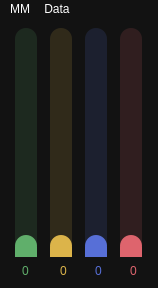
<?xml version="1.0" encoding="UTF-8"?>
<ui version="4.0">
 <class>MainWindow</class>
 <widget class="QMainWindow" name="MainWindow">
  <property name="geometry">
   <rect>
    <x>0</x>
    <y>0</y>
    <width>158</width>
    <height>288</height>
   </rect>
  </property>
  <property name="windowTitle">
   <string>MainWindow</string>
  </property>
  <property name="styleSheet">
   <string notr="true">QWidget {
	font: 11pt &quot;Poppins&quot;;
    background:#121212;
    color:rgb(255,255,255);
}


#wellbeing_spinbox {color:rgb(156,123,189); background:transparent; }
#wellbeing_spinbox:hover {color: rgb(216,183,249); }
#wellbeing_spinbox:focus {color: rgb(186,153,219); }

/* /////////////////////////////////////////////////////////////////////////////
QTextEdit
///////////////////////////////////////////////////////////////////////////// */
QTextEdit {
    border:none;
	font-size: 10pt;
}

/* /////////////////////////////////////////////////////////////////////////////
QToolTip
///////////////////////////////////////////////////////////////////////////// */
QToolTip {
    background: rgba(12, 12, 12,50);
    border: 1px solid  rgb(129, 179, 234);
    border-radius: 5px;
    padding:4px;
    text-align: left;
    color: rgb(255, 255, 255);
}

/* /////////////////////////////////////////////////////////////////////////////
QTimeEdit, QDoubleSpinBox, QSpinBox
///////////////////////////////////////////////////////////////////////////// */
QDoubleSpinBox,
QSpinBox {
    border:none;
}

/* /////////////////////////////////////////////////////////////////////////////
QLabel
///////////////////////////////////////////////////////////////////////////// */
QLabel {
    background:transparent;
}

/* /////////////////////////////////////////////////////////////////////////////
QComboBox
///////////////////////////////////////////////////////////////////////////// */
QComboBox {
    background-color: transparent; border:1px inset rgb(28,32,23); border-radius:2px; padding: 3px;
}

/* /////////////////////////////////////////////////////////////////////////////
QLineEdit
///////////////////////////////////////////////////////////////////////////// */
    QLineEdit {
    border:none;
    background: transparent;
}

/* /////////////////////////////////////////////////////////////////////////////
QCheckBox
///////////////////////////////////////////////////////////////////////////// */
QCheckBox::indicator {
    font-weight:bold;
    background-color: transparent;
    border: 2px solid rgb(255,255,255);
    border-radius: 6px;
    width: 8px;
    height: 8px;
    margin-left:8px;
    margin-right:8px;
}
QCheckBox::indicator:hover {
    border: 2px solid white;
}
QCheckBox::indicator:checked {
    background: rgb(255,255,255);
    border: 2px solid rgb(255,255,255);
}

/* /////////////////////////////////////////////////////////////////////////////
QSlider
///////////////////////////////////////////////////////////////////////////// */
QSlider:horizontal { 
    background:transparent;
}
QSlider::groove:horizontal {
    border-radius: 5px;
    height: 14px;
    margin: 0px;
    background:transparent;
    }

QSlider::groove:horizontal:hover {
    background: rgb(38, 38, 38);
}
QSlider::handle:horizontal {
    background: rgb(255, 255, 255);
    height: 17px;
    width: 15px;
    margin: 0px;
    border-radius:7px;
}
QSlider::sub-page:horizontal {
    background:transparent;
    border-radius: 10px;
}
QSlider::handle:horizontal:hover {
    background-color: white;
}
QSlider::handle:horizontal:pressed {
    background-color:white;
}


/* /////////////////////////////////////////////////////////////////////////////
Time/DateEdit
///////////////////////////////////////////////////////////////////////////// */
QTimeEdit,
QDateEdit {
    background-color: transparent;
    border:None;
}

/* //////////////////////////////////////////////////////////////////////////////
QTableView
////////////////////////////////////////////////////////////////////////////// */
QTableView {
    background-color: transparent;
    alternate-background-color: rgb(101, 147, 128);
    selection-background-color: #7e57c2;
    gridline-color: rgb(90, 90, 90);color:rgb(245,245,245);
}

QTableView::item {
    padding: 1px;
    background:rgb(216,79,79);
}
QTableView::item:selected {
    color: #fff;
    background:rgb(23, 23, 23);
}


/*
VERTICAL
///////////////////////////////////////////////////////////////////////////// */
QSlider::groove:vertical {
    border-radius: 11px;
    width: 22px;
    margin: 0px;
	background-color: rgba(33,33,33,100);
}

QSlider::groove:vertical:hover {
	background-color: rgba(44,44,44,100);	
}
QSlider::handle:vertical {
    background-color: rgb(255, 88, 71);
	border: none;
    height: 22px;
    width: 22px;
    margin: 0px;
	border-radius: 11px;
}
QSlider::handle:vertical:hover {
    background-color: rgb(195, 155, 255);
}
QSlider::handle:vertical:pressed {
    background-color: rgb(255, 121, 198);
}

/* ////////////////////////////////////////////////////////////////////////////////////////////////
									QScrollBar
//////////////////////////////////////////////////////////////////////////////////////////////// */
QScrollBar:horizontal {
	border: none;
    background:transparent;
    height: 12px;
    margin: 0px 10px 0px 10px;
    border-radius: 3px;
}
QScrollBar::handle:horizontal {
    background: rgb(22,22,22);
    min-width:24px;
    border-radius: 4px;
}
QScrollBar::add-line:horizontal {
    border: none;
    background: transparent;
    width: 20px;
    border-top-right-radius: 4px;
    border-bottom-right-radius: 4px;
    subcontrol-position: right;
    subcontrol-origin: margin;
}
QScrollBar::sub-line:horizontal {
    border: none;
    background: transparent;
    width: 20px;
    border-top-left-radius: 4px;
    border-bottom-left-radius: 4px;
    subcontrol-position: left;
    subcontrol-origin: margin;
}
QScrollBar::up-arrow:horizontal, 
QScrollBar::down-arrow:horizontal {
    background: none;
}
QScrollBar::add-page:horizontal, 
QScrollBar::sub-page:horizontal {
    background: transparent;
}
QScrollBar:vertical {
    border: none;
    background-color:transparent;
    width: 12px;
    margin: 10px 0px 10px 0px;
    border-radius: 4px;
}
QScrollBar::handle:vertical {
    background: rgb(22,22,22);
    min-height: 12px;
    border-radius: 4px;
}
QScrollBar::add-line:vertical {
    border: none;
    background: transparent;
    height: 20px;
    border-bottom-left-radius: 4px;
    border-bottom-right-radius: 4px;
    subcontrol-position: bottom;
    subcontrol-origin: margin;
}
QScrollBar::sub-line:vertical {
    border: none;
    background: transparent;
    height: 20px;
    border-top-left-radius: 4px;
    border-top-right-radius: 4px;
    subcontrol-position: top;
    subcontrol-origin: margin;
}
QScrollBar::up-arrow:vertical, 
QScrollBar::down-arrow:vertical {
    background: none;
}
QScrollBar::add-page:vertical, 
QScrollBar::sub-page:vertical {
    background: transparent;
}</string>
  </property>
  <widget class="QWidget" name="centralwidget">
   <layout class="QGridLayout" name="gridLayout_2">
    <item row="0" column="1">
     <widget class="QStackedWidget" name="minderStacks">
      <property name="styleSheet">
       <string notr="true">QTabWidget {
    background-color: #121212;
    border: none;
}

QTabWidget::pane {
    border: none;    background-color: #121212;
}

QTabBar::tab {
    background-color: #121212;
    border: none;
	min-height:30px;
	max-height:30px;
	min-width:40px;
	max-width:40px;
	padding:4px 8px 4px 8px;
}

QTabBar::tab:selected {
    background-color: #121212;
}


QTabBar::tab:hover {
     background-color: #121212;
}

QTabBar::tab:only-one {
    padding: 2px;    background-color: #121212;
}
</string>
      </property>
      <property name="currentIndex">
       <number>0</number>
      </property>
      <widget class="QWidget" name="page">
       <layout class="QHBoxLayout" name="horizontalLayout">
        <property name="spacing">
         <number>0</number>
        </property>
        <property name="leftMargin">
         <number>0</number>
        </property>
        <property name="topMargin">
         <number>0</number>
        </property>
        <property name="rightMargin">
         <number>0</number>
        </property>
        <property name="bottomMargin">
         <number>0</number>
        </property>
        <item>
         <widget class="QFrame" name="frame">
          <layout class="QGridLayout" name="gridLayout">
           <property name="leftMargin">
            <number>0</number>
           </property>
           <property name="topMargin">
            <number>0</number>
           </property>
           <property name="rightMargin">
            <number>0</number>
           </property>
           <property name="bottomMargin">
            <number>0</number>
           </property>
           <property name="horizontalSpacing">
            <number>0</number>
           </property>
           <property name="verticalSpacing">
            <number>6</number>
           </property>
           <item row="0" column="0" alignment="Qt::AlignHCenter">
            <widget class="QSlider" name="mood_slider">
             <property name="minimumSize">
              <size>
               <width>35</width>
               <height>0</height>
              </size>
             </property>
             <property name="toolTip">
              <string>&lt;html&gt;&lt;head/&gt;&lt;body&gt;&lt;p&gt;&lt;span style=&quot; font-weight:600;&quot;&gt;Mood Measure&lt;/span&gt;&lt;/p&gt;&lt;/body&gt;&lt;/html&gt;</string>
             </property>
             <property name="styleSheet">
              <string notr="true">
/* ///////////////////////////////////////////////////////////////
QToolTip
/////////////////////////////////////////////////////////////// */
QToolTip {
    background: rgba(23,23,23, 150);
    border: 1px solid rgb(104,174,102);
    border-radius: 5px; 
    padding:4px; 
    text-align: left;
    color: rgb(104,174,102);
}

/* ///////////////////////////////////////////////////////////////
QSlider Colors
/////////////////////////////////////////////////////////////// */

QSlider::handle:vertical {background:rgb(96,175,107);}
QSlider::handle:vertical:hover {background:rgb(126,205,137);}
QSlider::handle:vertical:pressed {background:rgb(76,155,87);}
QSlider::add-page:vertical {background:rgb(96,175,107);}
QSlider::groove:vertical:hover {background:rgba(96,175,107,0.35);}
QSlider::groove:vertical {background:rgba(96,175,107,0.15);}
</string>
             </property>
             <property name="maximum">
              <number>10</number>
             </property>
             <property name="orientation">
              <enum>Qt::Vertical</enum>
             </property>
            </widget>
           </item>
           <item row="1" column="1" alignment="Qt::AlignHCenter">
            <widget class="QSpinBox" name="mania">
             <property name="toolTip">
              <string>&lt;html&gt;&lt;head/&gt;&lt;body&gt;&lt;p&gt;&lt;span style=&quot; font-weight:600;&quot;&gt;Mania Measure&lt;/span&gt;&lt;/p&gt;&lt;/body&gt;&lt;/html&gt;</string>
             </property>
             <property name="styleSheet">
              <string notr="true">
    /* ///////////////////////////////////////////////////////////////
    QToolTip
    /////////////////////////////////////////////////////////////// */
    QToolTip {
        background: rgba(23,23,23, 150);
        border: 1px solid rgb(220,180,74);
        border-radius: 5px;
        padding:4px;
        text-align: left;
        color: rgb(220,180,74);
    }
    


    /* ///////////////////////////////////////////////////////////////
    QSpinBox
    /////////////////////////////////////////////////////////////// */
    QSpinBox {color:rgb(220,180,74);}
    QSpinBox:hover {color: rgb(255,240,134);}
    QSpinBox:focus {color: rgb(250,210,104);}
    </string>
             </property>
             <property name="frame">
              <bool>false</bool>
             </property>
             <property name="alignment">
              <set>Qt::AlignRight|Qt::AlignTrailing|Qt::AlignVCenter</set>
             </property>
             <property name="buttonSymbols">
              <enum>QAbstractSpinBox::NoButtons</enum>
             </property>
             <property name="maximum">
              <number>10</number>
             </property>
            </widget>
           </item>
           <item row="0" column="3" alignment="Qt::AlignHCenter">
            <widget class="QSlider" name="mixed_risk_slider">
             <property name="minimumSize">
              <size>
               <width>35</width>
               <height>0</height>
              </size>
             </property>
             <property name="toolTip">
              <string>&lt;html&gt;&lt;head/&gt;&lt;body&gt;&lt;p&gt;Mixed Risk&lt;/p&gt;&lt;/body&gt;&lt;/html&gt;</string>
             </property>
             <property name="styleSheet">
              <string notr="true">
/* ///////////////////////////////////////////////////////////////
QToolTip
/////////////////////////////////////////////////////////////// */
QToolTip {
    background: rgba(23,23,23, 150);
    border: 1px solid rgb(220,99,108);
    border-radius: 5px; 
    padding:4px; 
    text-align: left;
    color: rgb(220,99,108);
}

/* ///////////////////////////////////////////////////////////////
QSlider Colors
/////////////////////////////////////////////////////////////// */

QSlider::handle:vertical {background:rgb(222,100,109);}
QSlider::handle:vertical:hover {background:rgb(252,130,139);}
QSlider::handle:vertical:pressed {background:rgb(202,80,89);}
QSlider::add-page:vertical{background:rgb(222,100,109);}
QSlider::groove:vertical:hover {background:rgba(222,100,109,0.35);}
QSlider::groove:vertical {background:rgba(222,100,109,0.15);}</string>
             </property>
             <property name="maximum">
              <number>10</number>
             </property>
             <property name="orientation">
              <enum>Qt::Vertical</enum>
             </property>
            </widget>
           </item>
           <item row="0" column="2" alignment="Qt::AlignHCenter">
            <widget class="QSlider" name="depression_slider">
             <property name="minimumSize">
              <size>
               <width>35</width>
               <height>0</height>
              </size>
             </property>
             <property name="toolTip">
              <string>&lt;html&gt;&lt;head/&gt;&lt;body&gt;&lt;p&gt;Depression&lt;/p&gt;&lt;/body&gt;&lt;/html&gt;</string>
             </property>
             <property name="styleSheet">
              <string notr="true">
/* ///////////////////////////////////////////////////////////////
QToolTip
/////////////////////////////////////////////////////////////// */
QToolTip {
    background: rgba(23,23,23, 150);
    border: 1px solid rgb(93,112,219);
    border-radius: 5px; 
    padding:4px; 
    text-align: left;
    color: rgb(93,112,219);
}
/* ////////////////////////////////////////////////////////////////////////
depression slider
//////////////////////////////////////////////////////////////////////// */
QSlider::handle:vertical {background:rgb(87,111,215);}
QSlider::handle:vertical:hover {background:rgb(117,141,245);}
QSlider::handle:vertical:pressed {background:rgb(67,91,195);}
QSlider::add-page:vertical {background:rgb(87,111,215);}
QSlider::groove:vertical:hover{background:rgba(87,111,215,0.35);}

QSlider::groove:vertical {background:rgba(87,111,215,0.15);}</string>
             </property>
             <property name="maximum">
              <number>10</number>
             </property>
             <property name="orientation">
              <enum>Qt::Vertical</enum>
             </property>
            </widget>
           </item>
           <item row="0" column="1" alignment="Qt::AlignHCenter">
            <widget class="QSlider" name="mania_slider">
             <property name="minimumSize">
              <size>
               <width>35</width>
               <height>0</height>
              </size>
             </property>
             <property name="toolTip">
              <string>&lt;html&gt;&lt;head/&gt;&lt;body&gt;&lt;p&gt;&lt;span style=&quot; font-weight:600;&quot;&gt;Mania Measure&lt;/span&gt;&lt;/p&gt;&lt;/body&gt;&lt;/html&gt;</string>
             </property>
             <property name="styleSheet">
              <string notr="true">
    /* ///////////////////////////////////////////////////////////////
    QToolTip
    /////////////////////////////////////////////////////////////// */
    QToolTip {
        background: rgba(23,23,23, 150);
        border: 1px solid rgb(220,180,74);
        border-radius: 5px;
        padding:4px;
        text-align: left;
        color: rgb(220,180,74);
    }
    
/* ///////////////////////////////////////////////////////////////
QSlider Colors
/////////////////////////////////////////////////////////////// */


    /* ///////////////////////////////////////////////////////////////
    QSlider Colors
    /////////////////////////////////////////////////////////////// */
    
QSlider::handle:vertical {background:rgb(220,180,74);}
QSlider::handle:vertical:hover {background:rgb(250,210,104);}
QSlider::handle:vertical:pressed {background:rgb(200,160,54);}
QSlider::add-page:vertical {background:rgb(220,180,74);}
QSlider::groove:vertical:hover {background:rgba(220,180,74,0.35);}
QSlider::groove:vertical {background:rgba(220,180,74,0.15);}
    </string>
             </property>
             <property name="maximum">
              <number>10</number>
             </property>
             <property name="orientation">
              <enum>Qt::Vertical</enum>
             </property>
            </widget>
           </item>
           <item row="1" column="0">
            <widget class="QSpinBox" name="mood">
             <property name="toolTip">
              <string>&lt;html&gt;&lt;head/&gt;&lt;body&gt;&lt;p&gt;&lt;span style=&quot; font-weight:600;&quot;&gt;Mood Measure&lt;/span&gt;&lt;/p&gt;&lt;/body&gt;&lt;/html&gt;</string>
             </property>
             <property name="styleSheet">
              <string notr="true">
/* ///////////////////////////////////////////////////////////////
QToolTip
/////////////////////////////////////////////////////////////// */
QToolTip {
    background: rgba(23,23,23, 150);
    border: 1px solid rgb(104,174,102);
    border-radius: 5px; 
    padding:4px; 
    text-align: left;
    color: rgb(104,174,102);
}

/* ///////////////////////////////////////////////////////////////
QSpinBox
/////////////////////////////////////////////////////////////// */
QSpinBox {background:transparent;color:rgb(96,175,107);}
QSpinBox:hover {color: rgb(156,235,167);}
QSpinBox:focus {color: rgb(126,205,137);}
</string>
             </property>
             <property name="frame">
              <bool>false</bool>
             </property>
             <property name="alignment">
              <set>Qt::AlignCenter</set>
             </property>
             <property name="buttonSymbols">
              <enum>QAbstractSpinBox::NoButtons</enum>
             </property>
             <property name="maximum">
              <number>10</number>
             </property>
            </widget>
           </item>
           <item row="1" column="3" alignment="Qt::AlignHCenter">
            <widget class="QSpinBox" name="mixed_risk">
             <property name="toolTip">
              <string>&lt;html&gt;&lt;head/&gt;&lt;body&gt;&lt;p&gt;Mixed Risk&lt;/p&gt;&lt;/body&gt;&lt;/html&gt;</string>
             </property>
             <property name="styleSheet">
              <string notr="true">
/* ///////////////////////////////////////////////////////////////
QToolTip
/////////////////////////////////////////////////////////////// */
QToolTip {
    background: rgba(23,23,23, 150);
    border: 1px solid rgb(220,99,108);
    border-radius: 5px; 
    padding:4px; 
    text-align: left;
    color: rgb(220,99,108);
}

/* ///////////////////////////////////////////////////////////////
QSpinBox
/////////////////////////////////////////////////////////////// */
QSpinBox {color:rgb(222,100,109);}
QSpinBox:hover {color: rgb(255,160,169);}
QSpinBox:focus {color: rgb(252,130,139);}
</string>
             </property>
             <property name="frame">
              <bool>false</bool>
             </property>
             <property name="alignment">
              <set>Qt::AlignRight|Qt::AlignTrailing|Qt::AlignVCenter</set>
             </property>
             <property name="buttonSymbols">
              <enum>QAbstractSpinBox::NoButtons</enum>
             </property>
             <property name="maximum">
              <number>10</number>
             </property>
            </widget>
           </item>
           <item row="1" column="2" alignment="Qt::AlignHCenter">
            <widget class="QSpinBox" name="depression">
             <property name="toolTip">
              <string>&lt;html&gt;&lt;head/&gt;&lt;body&gt;&lt;p&gt;Depression&lt;/p&gt;&lt;/body&gt;&lt;/html&gt;</string>
             </property>
             <property name="styleSheet">
              <string notr="true">
/* ///////////////////////////////////////////////////////////////
QToolTip
/////////////////////////////////////////////////////////////// */
QToolTip {
    background: rgba(23,23,23, 150);
    border: 1px solid rgb(93,112,219);
    border-radius: 5px; 
    padding:4px; 
    text-align: left;
    color: rgb(93,112,219);
}

/* ///////////////////////////////////////////////////////////////
QSpinBox
/////////////////////////////////////////////////////////////// */
QSpinBox {color:rgb(87,111,215);background:transparent;}
QSpinBox:hover {color: rgb(147,171,255);}
QSpinBox:focus {color: rgb(117,141,245);}
</string>
             </property>
             <property name="frame">
              <bool>false</bool>
             </property>
             <property name="alignment">
              <set>Qt::AlignRight|Qt::AlignTrailing|Qt::AlignVCenter</set>
             </property>
             <property name="buttonSymbols">
              <enum>QAbstractSpinBox::NoButtons</enum>
             </property>
             <property name="maximum">
              <number>10</number>
             </property>
            </widget>
           </item>
          </layout>
         </widget>
        </item>
       </layout>
      </widget>
      <widget class="QWidget" name="page_4">
       <layout class="QGridLayout" name="gridLayout_3">
        <property name="leftMargin">
         <number>0</number>
        </property>
        <property name="topMargin">
         <number>0</number>
        </property>
        <property name="rightMargin">
         <number>0</number>
        </property>
        <property name="bottomMargin">
         <number>0</number>
        </property>
        <property name="spacing">
         <number>0</number>
        </property>
        <item row="0" column="0">
         <widget class="QTableView" name="mental_mental_table">
          <property name="styleSheet">
           <string notr="true">
QTableView {
background-color: transparent;
selection-background-color: #7e57c2;
gridline-color:transparent;
color: rgb(77, 15, 26);
}
QTableView::item {
padding: 1px;color: rgb(77, 15, 26);
background:rgb(229,100,111);
}
QTableView::item:selected {
	color: rgb(255, 255, 255);
background:rgb(23, 23, 23);
}
    </string>
          </property>
          <property name="sortingEnabled">
           <bool>true</bool>
          </property>
          <attribute name="horizontalHeaderStretchLastSection">
           <bool>true</bool>
          </attribute>
         </widget>
        </item>
       </layout>
      </widget>
      <widget class="QWidget" name="page_5">
       <layout class="QGridLayout" name="gridLayout_15">
        <property name="leftMargin">
         <number>0</number>
        </property>
        <property name="topMargin">
         <number>0</number>
        </property>
        <property name="rightMargin">
         <number>0</number>
        </property>
        <property name="bottomMargin">
         <number>0</number>
        </property>
        <property name="spacing">
         <number>0</number>
        </property>
        <item row="1" column="0">
         <widget class="QTimeEdit" name="mental_mental_time"/>
        </item>
        <item row="0" column="0">
         <widget class="QDateEdit" name="mental_mental_date"/>
        </item>
       </layout>
      </widget>
     </widget>
    </item>
   </layout>
  </widget>
  <widget class="QMenuBar" name="menubar">
   <property name="geometry">
    <rect>
     <x>0</x>
     <y>0</y>
     <width>158</width>
     <height>18</height>
    </rect>
   </property>
   <widget class="QMenu" name="menuMM">
    <property name="title">
     <string>MM</string>
    </property>
    <addaction name="actionMinimize"/>
    <addaction name="actionMaximize"/>
   </widget>
   <widget class="QMenu" name="menuData">
    <property name="title">
     <string>Data</string>
    </property>
    <addaction name="actionInput"/>
    <addaction name="actionTableview"/>
    <addaction name="actionCommit"/>
    <addaction name="actionDelete"/>
   </widget>
   <addaction name="menuMM"/>
   <addaction name="menuData"/>
  </widget>
  <action name="actionMinimize">
   <property name="text">
    <string>Minimize</string>
   </property>
   <property name="shortcut">
    <string>Alt+M</string>
   </property>
  </action>
  <action name="actionMaximize">
   <property name="text">
    <string>Maximize</string>
   </property>
   <property name="shortcut">
    <string>Ctrl+M</string>
   </property>
  </action>
  <action name="actionInput">
   <property name="text">
    <string>Input</string>
   </property>
   <property name="shortcut">
    <string>Ctrl+1</string>
   </property>
  </action>
  <action name="actionTableview">
   <property name="text">
    <string>Tableview</string>
   </property>
   <property name="shortcut">
    <string>Ctrl+2</string>
   </property>
  </action>
  <action name="actionCommit">
   <property name="text">
    <string>Commit</string>
   </property>
   <property name="shortcut">
    <string>Ctrl+Shift+C</string>
   </property>
  </action>
  <action name="actionDelete">
   <property name="text">
    <string>Delete</string>
   </property>
   <property name="shortcut">
    <string>Ctrl+Shift+D</string>
   </property>
  </action>
 </widget>
 <resources/>
 <connections/>
</ui>
